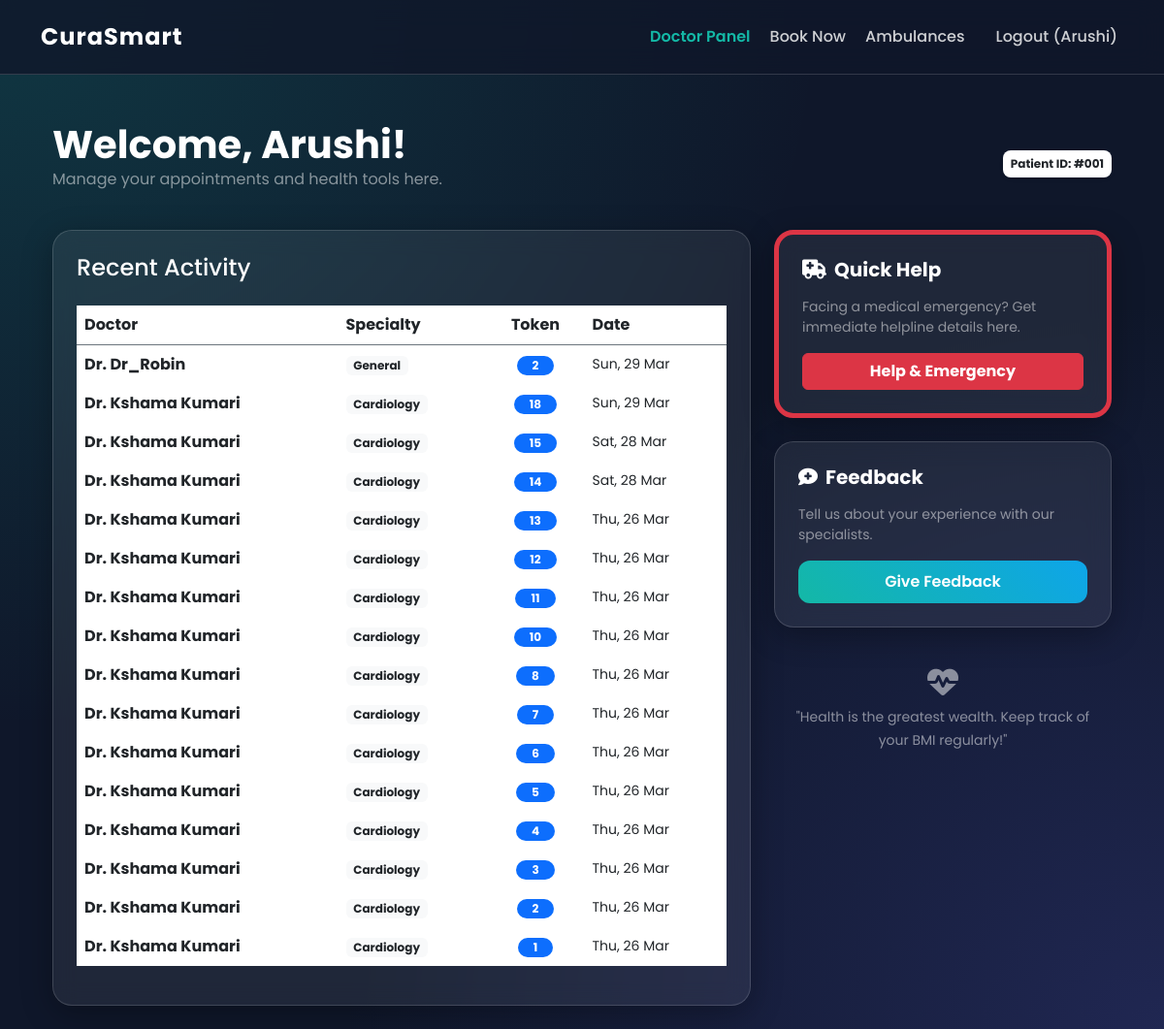
The page /dashboard/ (signed in) on the database its author committed.
### hospital/models.py (models this page shows, shortened)
class Token(models.Model):
    patient = models.ForeignKey(User, on_delete=models.CASCADE)
    doctor = models.ForeignKey(Doctor, on_delete=models.CASCADE)
    token_number = models.IntegerField()
    booking_date = models.DateTimeField(auto_now_add=True)
    created_at = models.DateTimeField(auto_now_add=True)

class Doctor(models.Model):
    SPECIALTY_CHOICES = [
        ('Cardiology', 'Cardiology'),
        ('Dermatology', 'Dermatology'),
        ('General', 'General Physician'),
        ('Pediatrics', 'Pediatrics'),
    ]
    user = models.OneToOneField(User, on_delete=models.CASCADE, null=True, blank=True)
    name = models.CharField(max_length=100)
    specialty = models.CharField(max_length=50, choices=SPECIALTY_CHOICES)
    experience = models.IntegerField(help_text="Years of experience", null=True, blank=True)
    email = models.EmailField(default="test@gmail.com")
    is_available = models.BooleanField(default=True)
    last_updated = models.DateTimeField(auto_now=True)

### hospital/views.py (the view)
# urls.py: path('dashboard/', views.patient_dashboard, name='dashboard'),
@login_required
def patient_dashboard(request):
    my_tokens = Token.objects.filter(patient=request.user).order_by('-id')
    my_apps = Appointment.objects.filter(patient=request.user).order_by('-id')[:5] # Latest 5 apps
    return render(request, 'hospital/dashboard.html', {
        'tokens': my_tokens,
        'appointments': my_apps,
        'latest_token': my_tokens.first()
    })

### hospital/templates/hospital/dashboard.html (shortened to what this page needs)
{% extends 'hospital/base.html' %}
{% block content %}
<div class="container py-4">
    <div class="d-flex justify-content-between align-items-center mb-4 text-white">
        <div>
            <h1 class="display-6 fw-bold m-0">Welcome, {{ request.user.username }}!</h1>
            <p class="text-white-50">Manage your appointments and health tools here.</p>
        </div>
        <div class="text-end">
            <span class="badge bg-white text-dark p-2 rounded-3 shadow-sm">
                Patient ID: #00{{ request.user.id }}
            </span>
        </div>
    </div>
    <div class="row g-4">
        <div class="col-lg-8">
            <div class="glass-card p-4">
                <h4 class="text-white mb-4">Recent Activity</h4>
                {% if tokens %}
                <div class="table-responsive">
                    <table class="table table-borderless text-white align-middle">
                        <thead class="text-white-50 border-bottom border-secondary">
                            <tr>
                                <th>Doctor</th>
                                <th>Specialty</th>
                                <th class="text-center">Token</th>
                                <th>Date</th>
                            </tr>
                        </thead>
                        <tbody>
                            {% for t in tokens %}
                            <tr>
                                <td class="fw-bold">Dr. {{ t.doctor.name }}</td>
                                <td><span class="badge bg-light text-dark">{{ t.doctor.specialty }}</span></td>
                                <td class="text-center">
                                    <span class="badge bg-primary rounded-pill px-3">{{ t.token_number }}</span>
                                </td>
                                <td class="small">{{ t.booking_date|date:"D, d M" }}</td>
                            </tr>
                            {% endfor %}
                        </tbody>
                    </table>
                </div>
                {% else %}
                <div class="text-center py-4">
                    <p class="text-white-50">No tokens generated yet.</p>
                    <a href="{% url 'doctor_list' %}" class="btn btn-primary-glass btn-sm">Book Appointment</a>
                </div>
                {% endif %}
            </div>
        </div>
        <div class="col-lg-4">
            <div class="glass-card p-4 mb-4 border-start border-danger border-5">
                <h5 class="text-white fw-bold mb-3"><i class="fas fa-ambulance me-2"></i>Quick Help</h5>
                <p class="text-white-50 small">Facing a medical emergency? Get immediate helpline details here.</p>
                <a href="{% url 'submit_feedback' %}" class="btn btn-danger w-100 fw-bold">
                    Help & Emergency
                </a>
            </div>
            <div class="glass-card p-4">
                <h5 class="text-white fw-bold mb-3"><i class="fas fa-comment-medical me-2"></i>Feedback</h5>
                <p class="text-white-50 small">Tell us about your experience with our specialists.</p>
                <a href="{% url 'submit_feedback' %}" class="btn btn-primary-glass w-100">
                    Give Feedback
                </a>
            </div>
            <div class="mt-4 p-3 text-center text-white-50 italic">
                <i class="fas fa-heartbeat mb-2 d-block fs-2"></i>
                <small>"Health is the greatest wealth. Keep track of your BMI regularly!"</small>
            </div>
        </div>
    </div>
</div>
{% endblock %}

### hospital/templates/hospital/base.html (shortened to what this page needs)
<!DOCTYPE html>
<html lang="en">
<head>
    <link href="https://cdn.jsdelivr.net/npm/bootstrap@5.3.0/dist/css/bootstrap.min.css" rel="stylesheet">
    <link rel="stylesheet" href="https://cdnjs.cloudflare.com/ajax/libs/font-awesome/6.4.0/css/all.min.css">
</head>
<body>
<nav class="navbar navbar-expand-lg navbar-dark navbar-glass">
    <div class="container">
        <a class="navbar-brand fw-bold" href="{% url 'doctor_list' %}" style="font-size: 1.5rem; letter-spacing: 1px;">CuraSmart</a>
        <div class="collapse navbar-collapse" id="navbarNav">
            <ul class="navbar-nav ms-auto align-items-center">
                {% if user.is_authenticated %}
                    {% if user.is_staff %}
                        <li class="nav-item">
                            <a class="nav-link-custom active" href="{% url 'doctor_dashboard' %}">Doctor Panel</a>
                        </li>
                        <li class="nav-item">
                            <a class="nav-link-custom" href="{% url 'book_appointment' %}">Book Now</a>
                        </li>
                        <li class="nav-item">
                            <a class="nav-link-custom" href="{% url 'ambulance_list' %}">Ambulances</a>
                        </li>
                    {% endif %}
                    <li class="nav-item ms-3">
                        <form action="{% url 'logout' %}" method="post" style="display:inline;">
                            <button type="submit" class="logout-btn-custom">Logout ({{ user.username }})</button>
                        </form>
                    </li>
                {% endif %}
            </ul>
        </div>
    </div>
</nav>
<div class="container mt-4">
    <div class="main-content">
        {% block content %}
        {% endblock %}
    </div>
</div>
</body>
</html>

### hospital/templates/hospital/base.html (style rules this page uses)
:root { --glass-bg: rgba(255, 255, 255, 0.07); --glass-border: rgba(255, 255, 255, 0.15); --teal-glow: rgba(20, 184, 166, 0.5); }
body { background: #0f172a; background-image: radial-gradient(at 0% 0%, rgba(20, 184, 166, 0.2) 0px, transparent 50%), radial-gradient(at 100% 100%, rgba(99, 102, 241, 0.2) 0px, transparent 50%); min-height: 100vh; color: white; font-family: 'Poppins', sans-serif; overflow-x: hidden; }
.navbar-glass { background: rgba(15, 23, 42, 0.8); backdrop-filter: blur(15px); -webkit-backdrop-filter: blur(15px); border-bottom: 1px solid var(--glass-border); padding: 15px 0; position: sticky; top: 0; z-index: 1000; }
.nav-link-custom { color: rgba(255, 255, 255, 0.8) !important; margin: 0 10px; font-weight: 500; transition: 0.3s; text-decoration: none; }
.nav-link-custom.active { color: #14b8a6 !important; font-weight: 600; }
.glass-card { background: var(--glass-bg); backdrop-filter: blur(12px); -webkit-backdrop-filter: blur(12px); border: 1px solid var(--glass-border); border-radius: 20px; box-shadow: 0 8px 32px 0 rgba(0, 0, 0, 0.3); transition: all 0.4s cubic-bezier(0.175, 0.885, 0.32, 1.275); }
.btn-primary-glass { background: linear-gradient(45deg, #14b8a6, #0ea5e9); color: white !important; border: none; border-radius: 12px; padding: 10px 25px; font-weight: 600; transition: 0.3s; text-decoration: none; }
.logout-btn-custom { background: none; border: none; color: rgba(255, 255, 255, 0.8); font-weight: 500; transition: 0.3s; }

### rows shown on the page
Token: doctor.name "Dr_Robin", doctor.specialty "General", token_number "2", booking_date "Sun, 29 Mar"
Token: doctor.name "Kshama Kumari", doctor.specialty "Cardiology", token_number "18", booking_date "Sun, 29 Mar"
Token: doctor.name "Kshama Kumari", doctor.specialty "Cardiology", token_number "15", booking_date "Sat, 28 Mar"
Token: doctor.name "Kshama Kumari", doctor.specialty "Cardiology", token_number "14", booking_date "Sat, 28 Mar"
Token: doctor.name "Kshama Kumari", doctor.specialty "Cardiology", token_number "13", booking_date "Thu, 26 Mar"
Token: doctor.name "Kshama Kumari", doctor.specialty "Cardiology", token_number "12", booking_date "Thu, 26 Mar"
Token: doctor.name "Kshama Kumari", doctor.specialty "Cardiology", token_number "11", booking_date "Thu, 26 Mar"
Token: doctor.name "Kshama Kumari", doctor.specialty "Cardiology", token_number "10", booking_date "Thu, 26 Mar"
Token: doctor.name "Kshama Kumari", doctor.specialty "Cardiology", token_number "8", booking_date "Thu, 26 Mar"
Token: doctor.name "Kshama Kumari", doctor.specialty "Cardiology", token_number "7", booking_date "Thu, 26 Mar"
Token: doctor.name "Kshama Kumari", doctor.specialty "Cardiology", token_number "6", booking_date "Thu, 26 Mar"
Token: doctor.name "Kshama Kumari", doctor.specialty "Cardiology", token_number "5", booking_date "Thu, 26 Mar"
Token: doctor.name "Kshama Kumari", doctor.specialty "Cardiology", token_number "4", booking_date "Thu, 26 Mar"
Token: doctor.name "Kshama Kumari", doctor.specialty "Cardiology", token_number "3", booking_date "Thu, 26 Mar"
Token: doctor.name "Kshama Kumari", doctor.specialty "Cardiology", token_number "2", booking_date "Thu, 26 Mar"
Token: doctor.name "Kshama Kumari", doctor.specialty "Cardiology", token_number "1", booking_date "Thu, 26 Mar"

### other values the page prints
{{ user.username }} "Arushi"
{{ request.user.username }} "Arushi"
{{ request.user.id }} "1"
